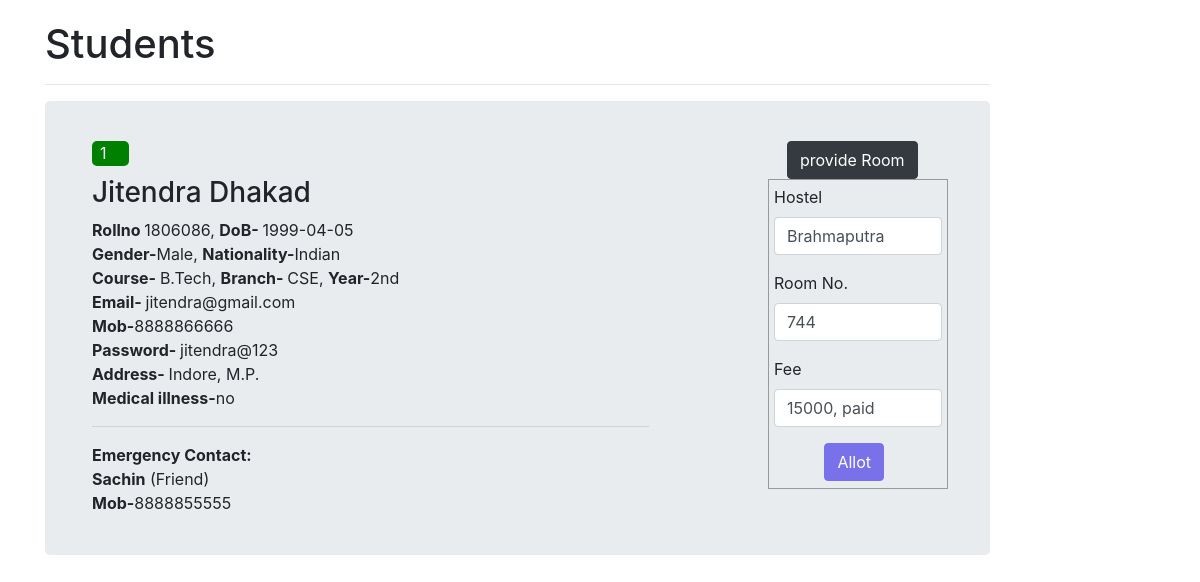
The app's page /std.php with its own data.
### tables this page shows
CREATE TABLE `std_data` (
  `ID` int(11) NOT NULL,
  `Name` text NOT NULL,
  `Roll_no` int(10) NOT NULL,
  `DoB` date NOT NULL,
  `Gender` text NOT NULL,
  `Nationality` varchar(25) NOT NULL,
  `Course` text NOT NULL,
  `Branch` varchar(25) NOT NULL,
  `Year` text NOT NULL,
  `Email` varchar(25) NOT NULL,
  `Phone` decimal(10,0) NOT NULL,
  `Password` varchar(15) NOT NULL,
  `Address` varchar(50) NOT NULL,
  `Medical_illness` text NOT NULL,
  `R_name` text NOT NULL,
  `Relation` text NOT NULL,
  `R_phone` decimal(10,0) NOT NULL,
  `Hostel` text NOT NULL,
  `Room_no` text NOT NULL,
  `Fee` text NOT NULL
);

### std.php (the view, shortened to what this page needs)
<!DOCTYPE html>
<html>
<head>
	<link rel="stylesheet" type="text/css" href="./css/bootstrap.min.css">
</head>
<body>
	<div class="container" style="margin-top: 20px; padding-right: 15%;">
		<h1>Students</h1><hr>
		<?php
$connect=mysqli_connect('localhost','root','','hms');
?>
<?php
	$sql="SELECT * FROM std_data" ;
$result=mysqli_query($connect,$sql);
if ($result->num_rows > 0) {
    while($row = $result->fetch_assoc()) {
     echo '
	    <div class="jumbotron" style="padding-top: 40px;padding-bottom: 40px;">
			<div style="float: right;">
				  <button type="text" style="margin-left:10%;" class="btn btn-dark">
				    provide Room
				  </button>
				  <div class="hos">
				  <form action="allot.php" method="post">
				  <div class="form-group">
				    <label for="Hostel">Hostel</label>
				    <input type="text" class="form-control" id="Hostel" name="hostel" placeholder="Hostel" value="'.$row["Hostel"].'">
				  </div>
				  <div class="form-group">
				    <label for="room">Room No.</label>
				    <input type="text" class="form-control" id="room" name="room" placeholder="Room No." value="'.$row["Room_no"].'">
				  </div>
				  <div class="form-group">
				    <label for="fee">Fee</label>
				    <input type="text" class="form-control" id="fee" name="fee" placeholder="150,paid/not paid" value="'.$row["Fee"].'">
				  </div>
				  <input type="text" name="ID" style="display:none;" value="'.$row["ID"].'">
				  <button type="submit" style="margin-left: 30%;" class="btn btn-primary" >Allot</button>
				</form>
				</div>
				</div>
				<div class="details col-md-8" style="display: block;">
				<div class="ratting" style="padding-bottom: 10px">
					<span style="width:37px;height:25px;background-color: green;color: #fff;padding: 0px 8px;border-radius: 5px;margin-right:10px;display:inline-block">'.$row["ID"].'</span>
				</div>
				<h3>' . $row["Name"]. '</h3>
				<span><strong>Rollno </strong>' . $row["Roll_no"] .'</span>,
				<span><strong>DoB- </strong>' . $row["DoB"] .'</span><br>
				<span><strong>Gender-</strong>' . $row["Gender"] .'</span>,
				<span><strong>Nationality-</strong>' . $row["Nationality"] .'</span><br>
				<span><strong>Course- </strong>' . $row["Course"] .'</span>,
				<span><strong>Branch- </strong>' . $row["Branch"] .'</span>,
				<span><strong>Year-</strong>' . $row["Year"] .'</span><br>
				<span><strong>Email- </strong>' . $row["Email"] .'</span><br>
				<span><strong>Mob-</strong>' . $row["Phone"] .'</span><br>
				<span><strong>Password- </strong>' . $row["Password"] .'</span><br>
				<span><strong>Address- </strong>' . $row["Address"] .'</span><br>
				<span><strong>Medical illness-</strong>' . $row["Medical_illness"] .'</span><br><hr>
				<span><strong>Emergency Contact:</strong></span><br>
				<span><strong>'.$row["R_name"].'</strong> ('.$row["Relation"].')</span><br>
				<span><strong>Mob-</strong>' . $row["R_phone"] .'</span><br>
			</div>
		</div>
        ';
    }
} else {
    echo "0 results";
}
?>
	</div>
</body>
</html>

### std.php (style rules this page uses)
.hos { height: 310px; width: 180px; border:1px #999 solid; margin-right: 10px; padding: 5px; }

### records on screen
std_data: hostel "Brahmaputra", room "744", fee "15000, paid", ID "1", Name "Jitendra Dhakad", Roll_no "1806086", DoB "1999-04-05", Gender "Male", Nationality "Indian", Course "B.Tech", Branch "CSE", Year "2nd", Email "jitendra@gmail.com", Phone "8888866666", Password "jitendra@123", Address "Indore, M.P.", Medical_illness "no", R_name "Sachin", Relation "Friend", R_phone "8888855555"
